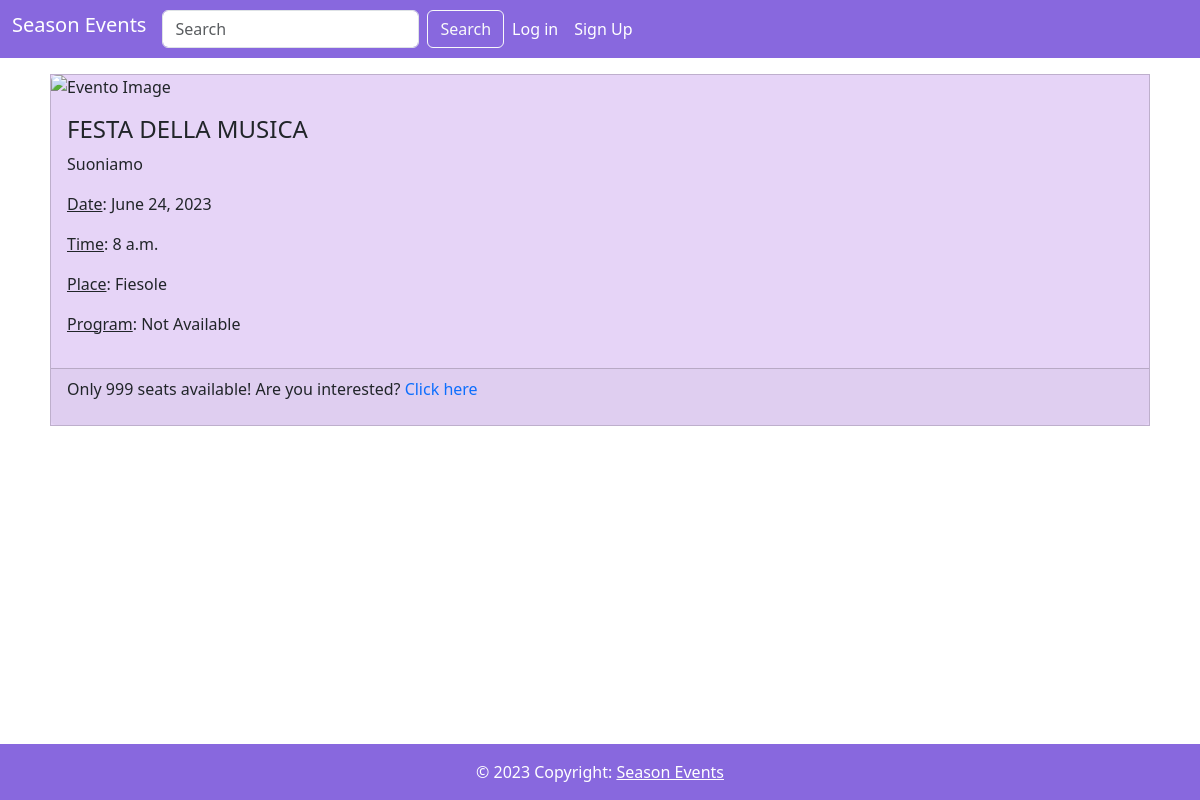
Page /events/Festa della Musica/ on the earlier database version.
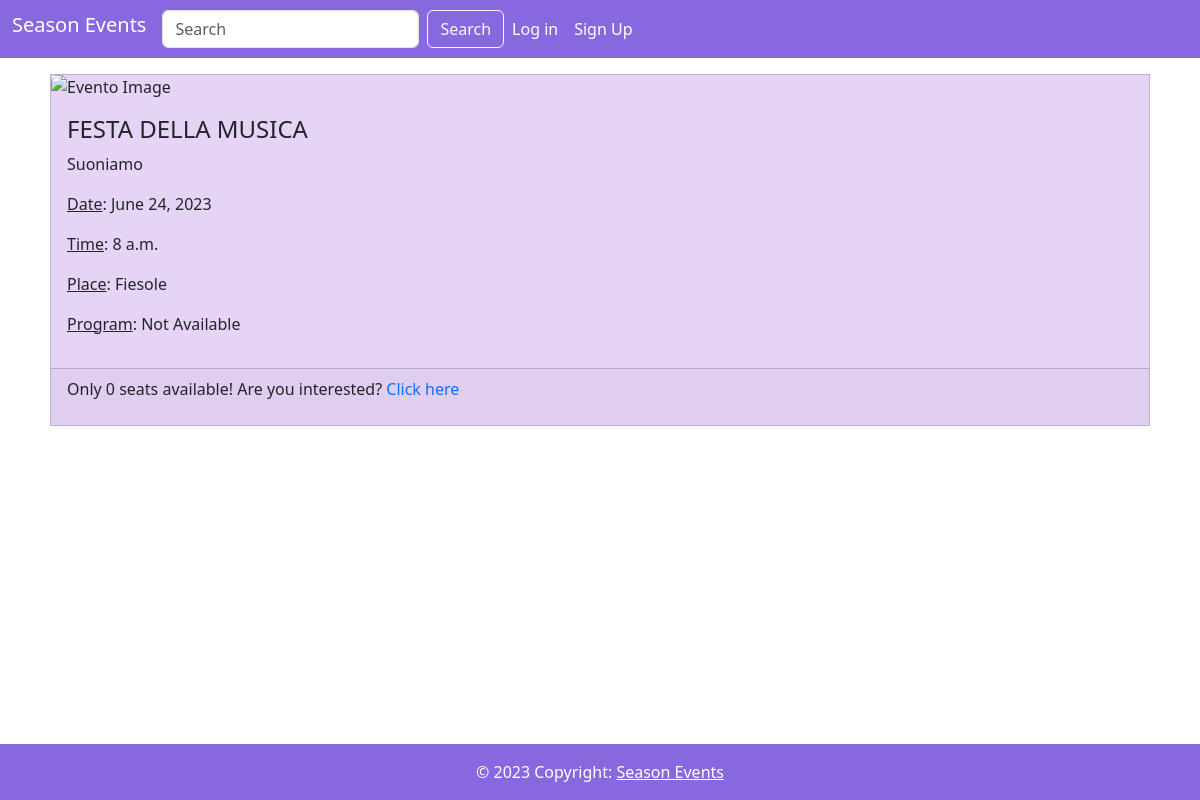
Same page on the later database version.
### event/models.py (models this page shows, shortened)
class Event(models.Model):
    title = models.CharField(max_length=100, primary_key=True)
    description = models.TextField()
    date = models.DateField()
    time = models.TimeField(default=datetime.time)
    location = models.CharField(max_length=100)
    program = models.TextField(default='Not Available')
    image = models.ImageField(upload_to='media/images/', null=True, blank=True)
    category = models.ManyToManyField('EventCategory')
    creator = models.ForeignKey(User, on_delete=models.CASCADE, related_name='events_created')
    max_seats = models.PositiveIntegerField()
    available_seats = models.PositiveIntegerField()

### event/views.py (the view)
# urls.py: path('events/<str:title>/', views.event_detail, name='event_detail'),
def event_detail(request, title):
    event = Event.objects.get(title=title)
    return render(request, 'event_detail.html', {'event': event})

### templates/event_detail.html (shortened to what this page needs)
{% extends "base.html" %}
{% block content %}
    <div class="d-flex justify-content-center mt-3">
        <div class="card col-11" style = "background-color: #e6d4f7; border-radius:0;">
            <img src="{{ MEDIA_URL }}{{ evento.image.url }}" class="card-img-top img-fluid rounded-start"
                 alt="Evento Image">
            <div class="card-body">
                <h4 class="card-title text-uppercase">{{ event.title }}</h4>
                <p class="sub-title">{{ event.description }}</p>
                <p><u>Date</u>: {{ event.date }}</p>
                <p><u>Time</u>: {{ event.time }}</p>
                <p><u>Place</u>: {{ event.location }}</p>
                <p><u>Program</u>: {{ event.program }}</p>
            </div>
            <div class="card-footer">
            <p>Only {{ event.available_seats }} seats available! Are you interested?
                {% if not user.is_authenticated %}
                    <a href="{% url 'event:login' %}" class="link-offset-2 link-offset-3-hover link-underline
                        link-underline-opacity-0 link-underline-opacity-75-hover">
                        Click here
                    </a>
                {%  else %}
                    <a href="{% url 'event:buy_ticket' title=event.title %}" class="link-offset-2 link-offset-3-hover
                        link-underline-link-underline-opacity-0 link-underline-opacity-75-hover">
                        Click here
                    </a>
                {%  endif %}
            </p>
            </div>
        </div>
    </div>
{% endblock %}

Differences in the rows shown:
changed Event "FESTA DELLA MUSICA": available_seats "999" → "0"
